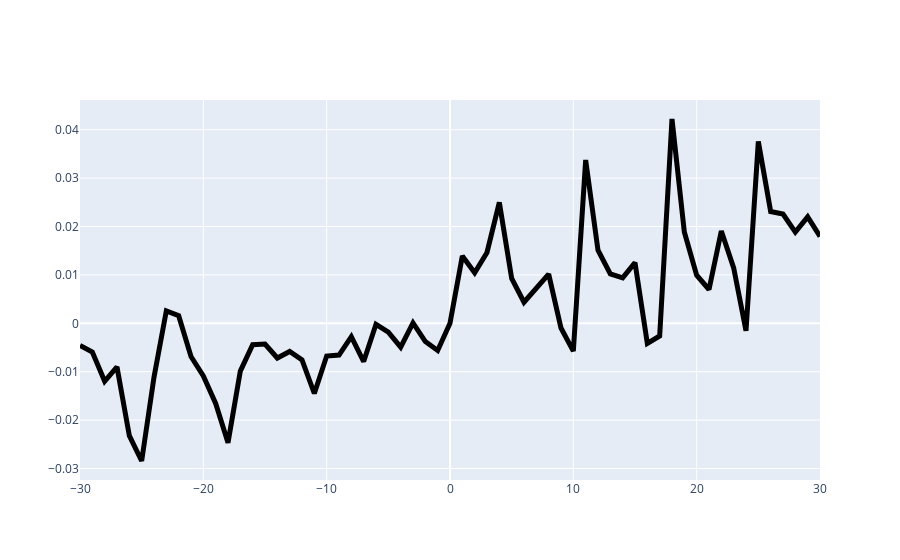

The cell this chart's notebook holds for it:
### Code cell
go.Figure(data=[trace1]).show()
